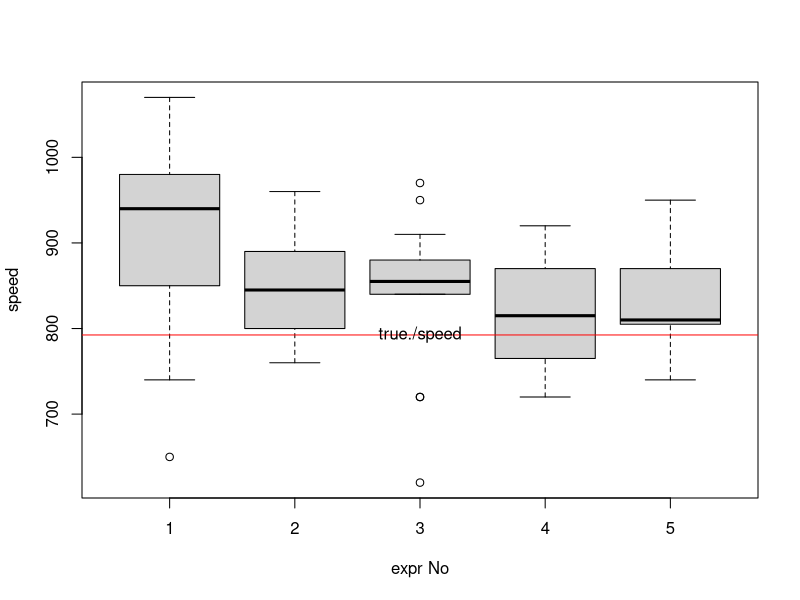
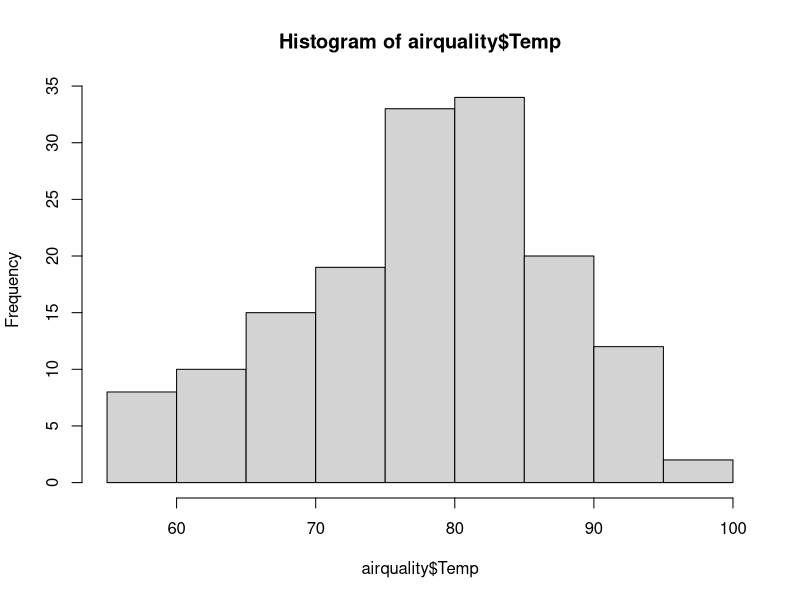
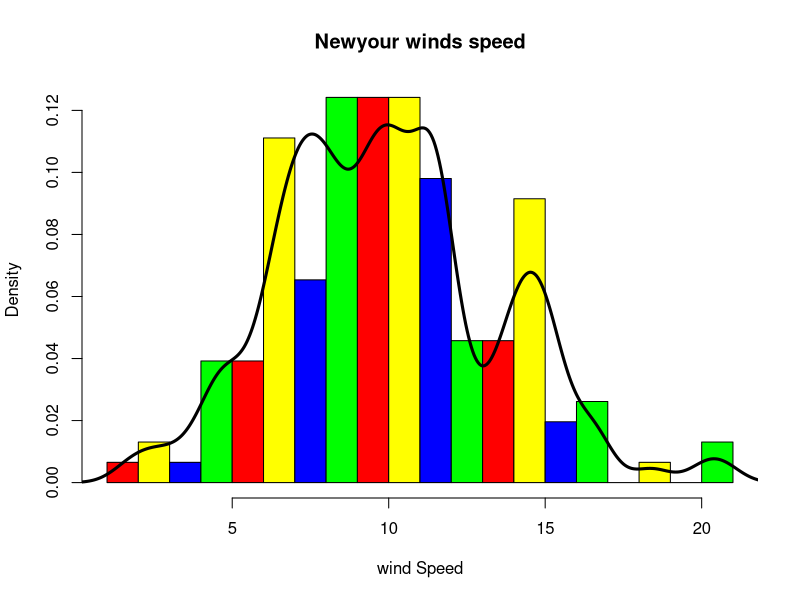
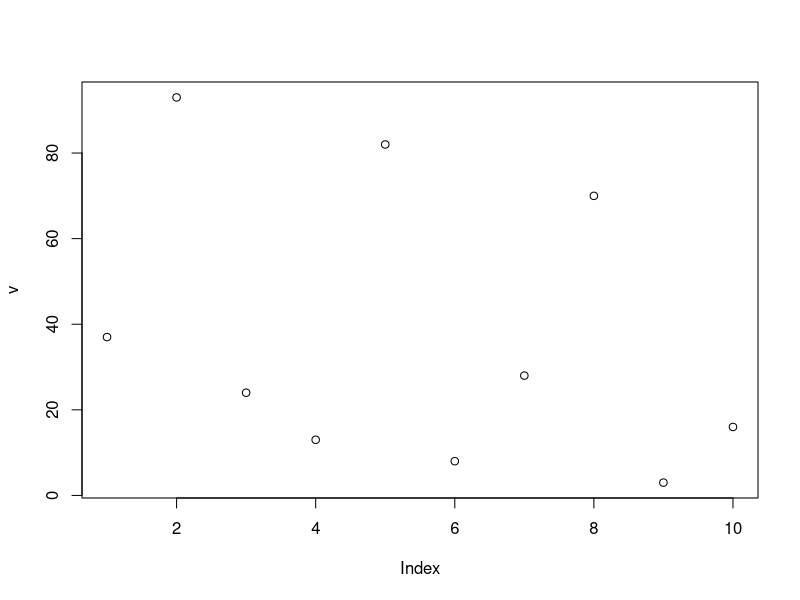
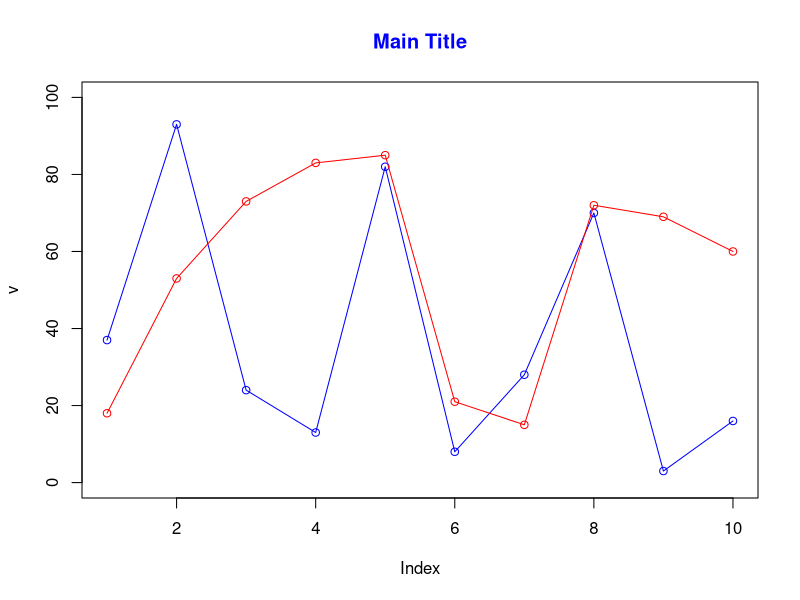
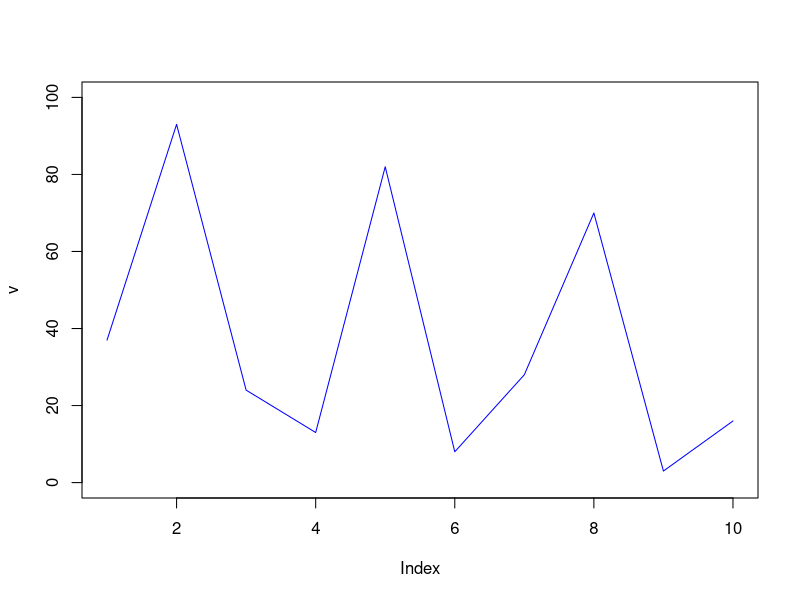

Source code (R) for these figures, in order:
attach(morley)
boxplot(Speed ~ Expt, morley,xlab="expr No", ylab="speed")
abline(h=792.458,col="red")
text(3,792.458, "true./speed")

#histogram

colors =c("red", "yellow", "blue","green" )
hist(airquality$Temp)
hist(airquality$Wind, 
     freq =F,
     right =F, 
     col=colors,
     breaks=20,
     main ="Newyour winds speed",
     xlab="wind Speed")

lines(density(airquality$Wind, bw=0.6), col="black", lwd=3)


#line plot
v <- sample(1:100,10)
v
plot(v)
jpeg("Airquality.jpg")
plot(v, type="l", col="blue", ylim=c(0,100))
dev.off()

plot(v, type="o", col="blue", ylim=c(0,100))
x <- sample(1:100,10)
lines(x,type="o", col="red")
title(main="Main Title", col.main="blue")

# scatter plot 



